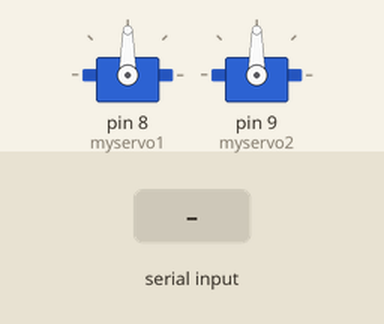
Recording of a sketch running on a simulated Arduino Uno, built with avr-gcc and run on an emulated ATmega328P. Shown: 2 × servo. The test bench sets the inputs (shaded band). What the sketch prints to the serial monitor is not drawn.

Above: at 1.2 s.
1.3 s: "30,150\n" received over Serial
At 2.1 s:
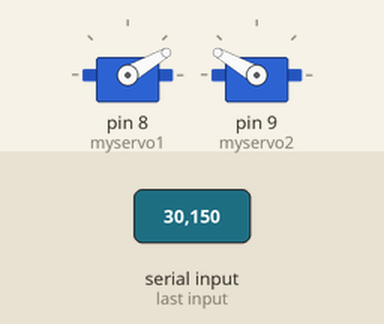
2.8 s: "5\n" received over Serial
At 3.1 s:
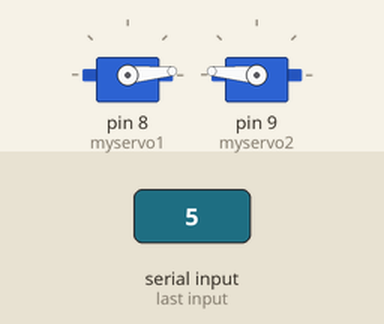
4.3 s: "200\n" received over Serial
At 5.5 s:
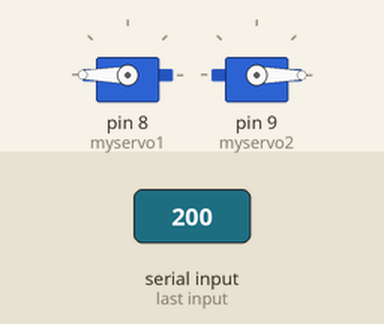
5.8 s: "90,45\n" received over Serial
At 6.7 s:
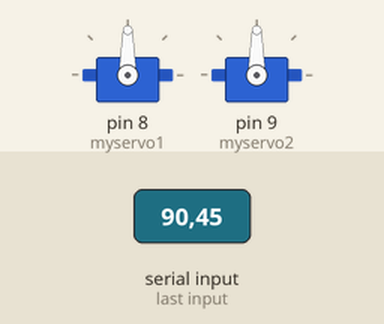
Timing chart, 0 to 8.3 s (numbered marks = the images above; inputs shaded):
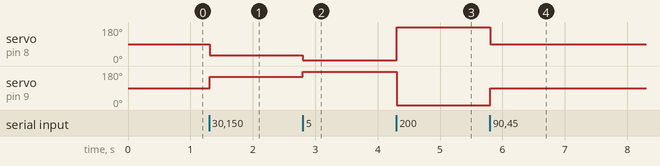

The sketch:

servoSimulTest2.ino
```cpp
//zoomkat 10-09-14 serial servo test
//type servo position 0 to 180 in serial monitor
//opposite side servos rotate together
// Powering a servo from the arduino usually *DOES NOT WORK*.

String readString;
#include <Servo.h>
Servo myservo1;  // create servo object to control a servo
Servo myservo2;

void setup() {
  Serial.begin(9600);
  myservo1.attach(8);
  myservo2.attach(9);
  Serial.println("servo-test"); // so I can keep track of what is loaded
}

void loop ()
{
  if (Serial.available ())
  {
    char c = Serial.read () ;
    if (c == '\n')   // assume newline is separator
    {
      int n = readString.toInt () ;
      myservo1.write (n) ;
      myservo2.write (180-n) ;
      readString = "" ;
    }
    else
      readString += c ;
  }
  //... any other stuff running in parallel
}
```

Measured:
- after the input at 1.3 s, servo on pin 8 (myservo1): 90° → 30° at once; servo on pin 9 (myservo2): 90° → 150° at once
- after the input at 2.8 s, servo on pin 8 (myservo1): 30° → 5° at once; servo on pin 9 (myservo2): 150° → 175° at once
- after the input at 4.3 s, servo on pin 8 (myservo1): 5° → 180° at once; servo on pin 9 (myservo2): 175° → 0° at once
- after the input at 5.8 s, servo on pin 8 (myservo1): 180° → 90° at once; servo on pin 9 (myservo2): 0° → 90° at once
